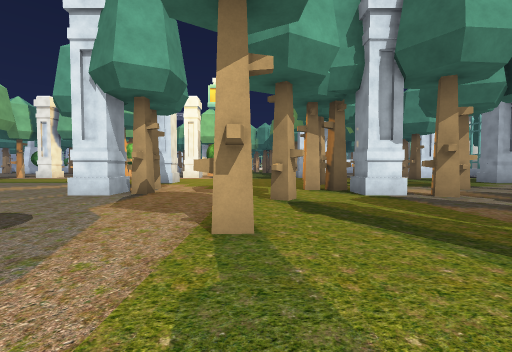
view 1 (above)

24 first-person views from a walk through a 3-D level made in the Unity game engine. The camera is 1.4 m above the floor, tilts 2° down and sees 90° across. The floor is counted in squares, 2 m on a side. Each view is taken from the middle of a square. On the plan, view 1 faces up. The plan holds only what a view shows up to about 9 squares ahead; the rest is blank. The place goes on beyond the plan. Some trees and plants on the terrain are drawn as simple stand-ins. The player character is not drawn. Some surface patterns are stand-ins.

view 2
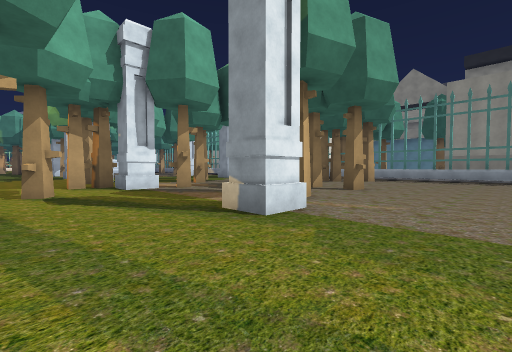

view 3
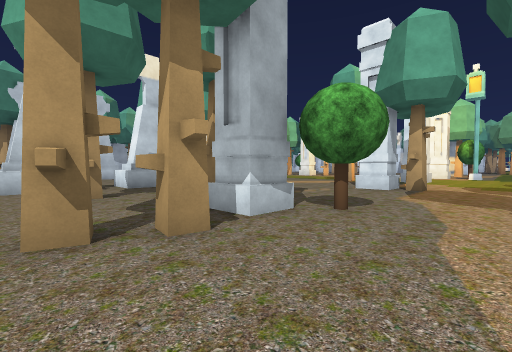

view 4
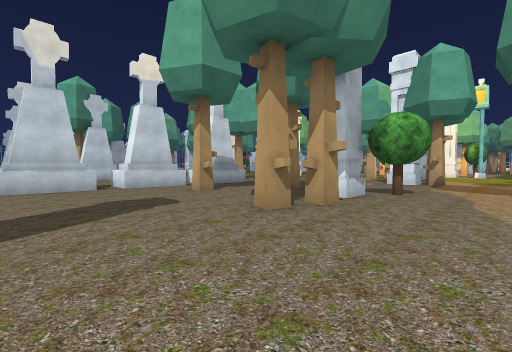

view 5
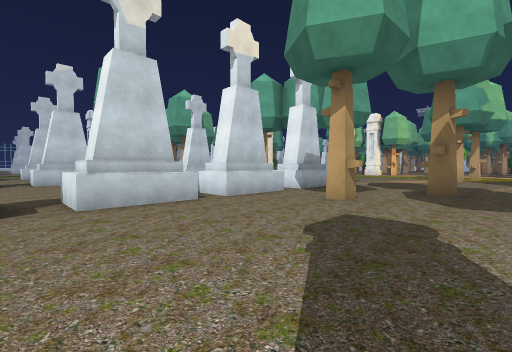

view 6
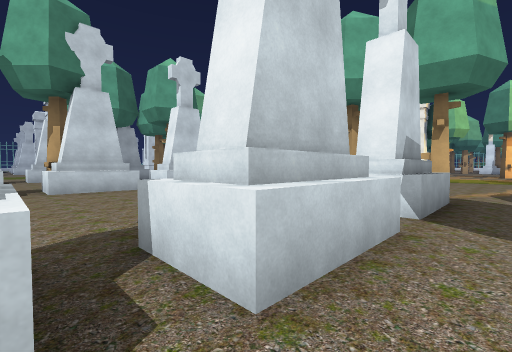

view 7
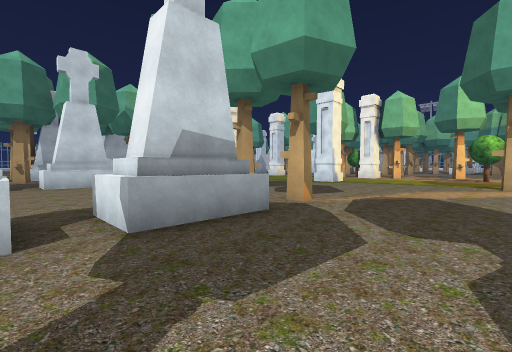

view 8
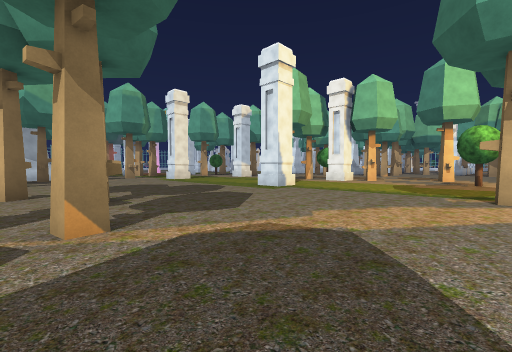

view 9
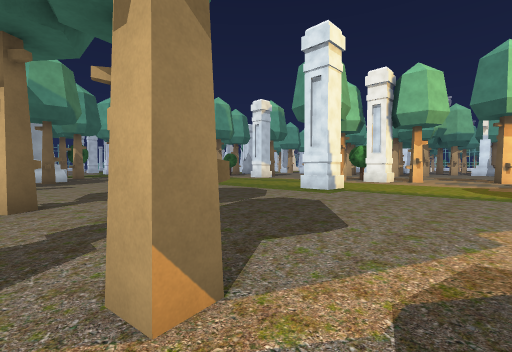

view 10
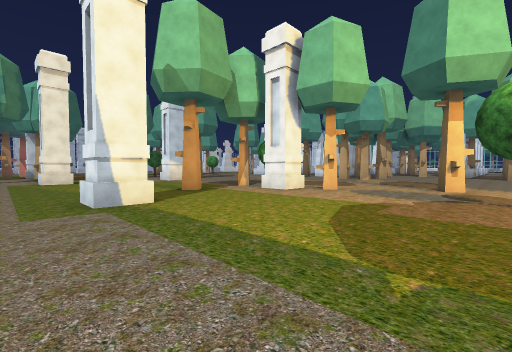

view 11
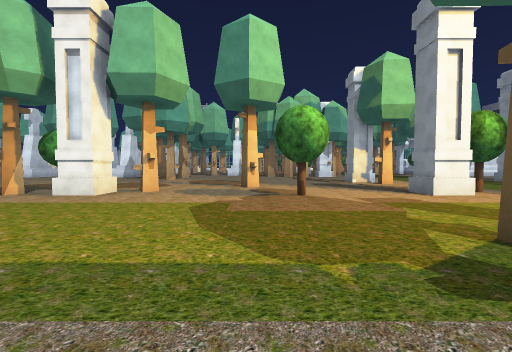

view 12
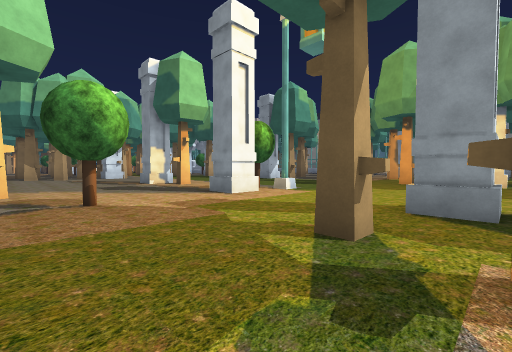

view 13
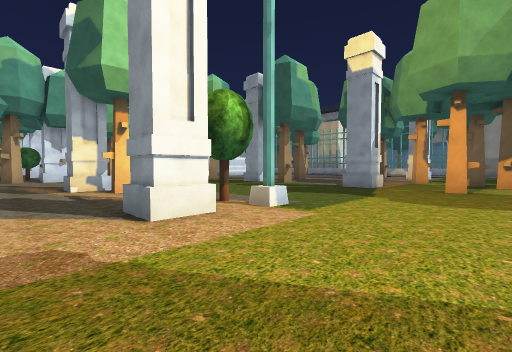

view 14
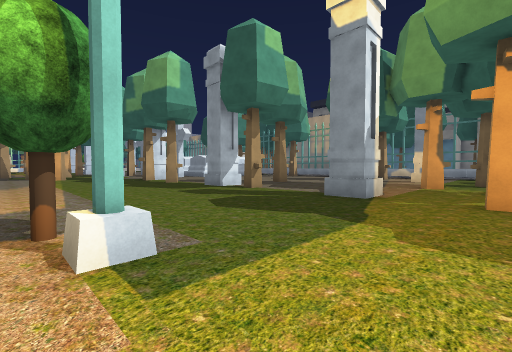

view 15
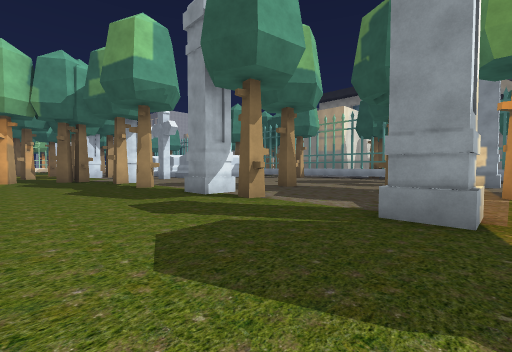

view 16
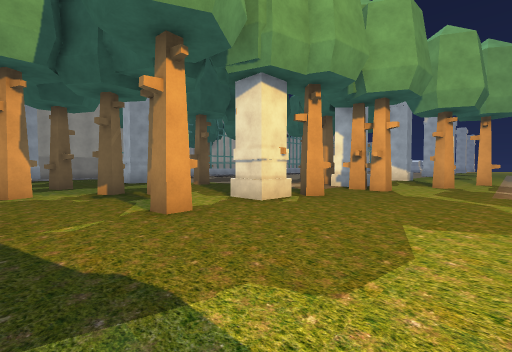

view 17
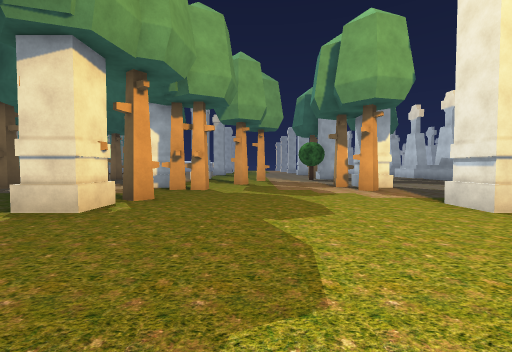

view 18
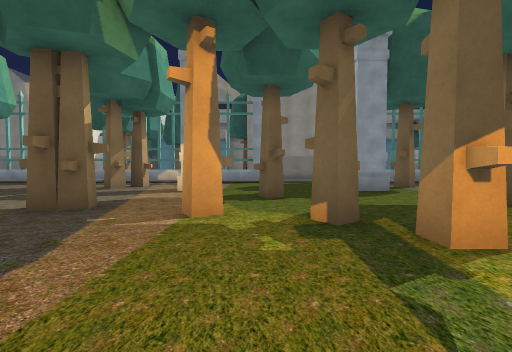

view 19
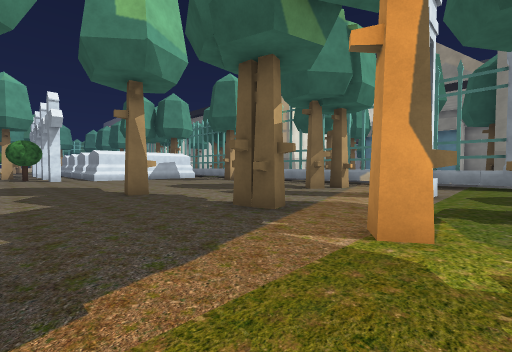

view 20
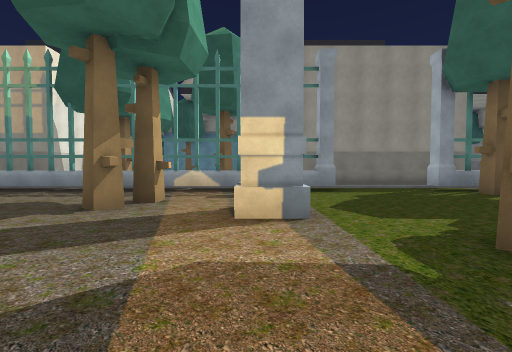

view 21
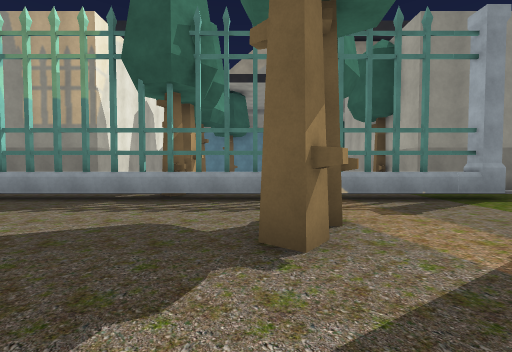

view 22
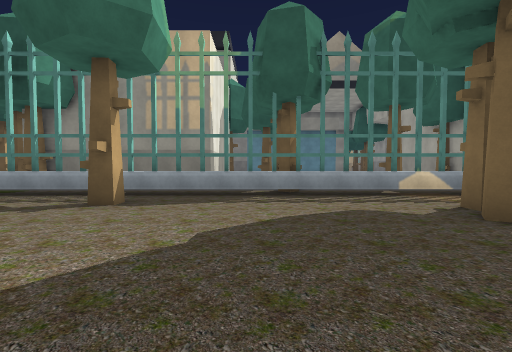

view 23
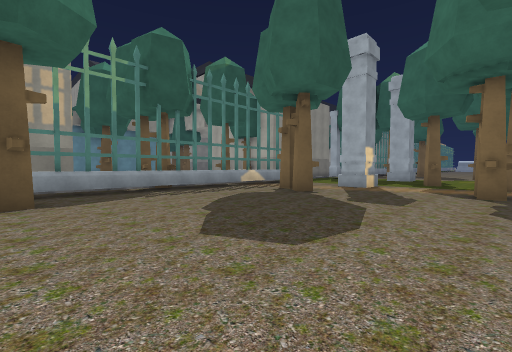

view 24
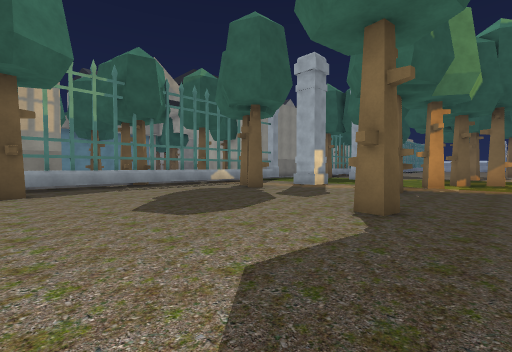

### Floor plan
Key: @ floor where view 1 was taken; # wall or solid block; x gap in a wall; . floor; = window, fence, low wall or low ledge; ^ raised ledge; T tree; B building.
Columns run from 18 left of view 1 to 17 right of it. Each row starts with its distance up from view 1.
 26                  .... .........#.#B
 25             .. ......#...........#B#
 24             .. ..................#.B
 23          .. .. ..................=.
 22          .....#......#...........#.#
 21          .....#..................#.
 20        ..............#........#..#.
 19      ....#....................#..#
 18   .T ....................#.......=
 17   .#x##.......#T.....#.......#...=.
 16    .......T....=.........#.......#.
 15    ........................#.....#B#
 14    #.................#..#..........
 13    ....................#...........
 12 ..   #.....#..#......#.......#.....
 11 ....##.....#........## .........##.
 10 ............  ........  ..#  .#  #
  9   .......... .......... ...
  8   ............##....##..#.#
  7  .............##.....##...
  6 ...................#..#..
  5 .....#..#...............
  4    #....................
  3 #       ^.........#....   #
  2 #...    #...#..T.......#..x
  1 #......^^.....#......#.......
  0 #......^^.........@...........
 -1 #.....  #.#...#................
 -2 #......^^......................
 -3 #......^^.........
 -4         #.........
 -5  ......^^.........
 -6  ......^^.....

Positions as (right, up) in squares from view 1, and headings:
1: (0, 0), facing up
2: (0, -2), facing up-right
3: (-1, -2), facing up-left
4: (-1, -5), facing up-left
5: (-5, -6), facing up-left
6: (-9, -3), facing up-left
7: (-7, 0), facing up-left
8: (-7, 4), facing up-left
9: (-9, 4), facing up-left
10: (-8, 10), facing up-left
11: (-9, 10), facing up
12: (-9, 11), facing up-right
13: (-6, 13), facing up-right
14: (-3, 14), facing up-right
15: (-1, 16), facing up-right
16: (-1, 16), facing down-right
17: (0, 16), facing down
18: (3, 15), facing right
19: (4, 15), facing up-right
20: (7, 17), facing right
21: (9, 20), facing right
22: (8, 23), facing right
23: (7, 26), facing down-right
24: (5, 26), facing down-right
